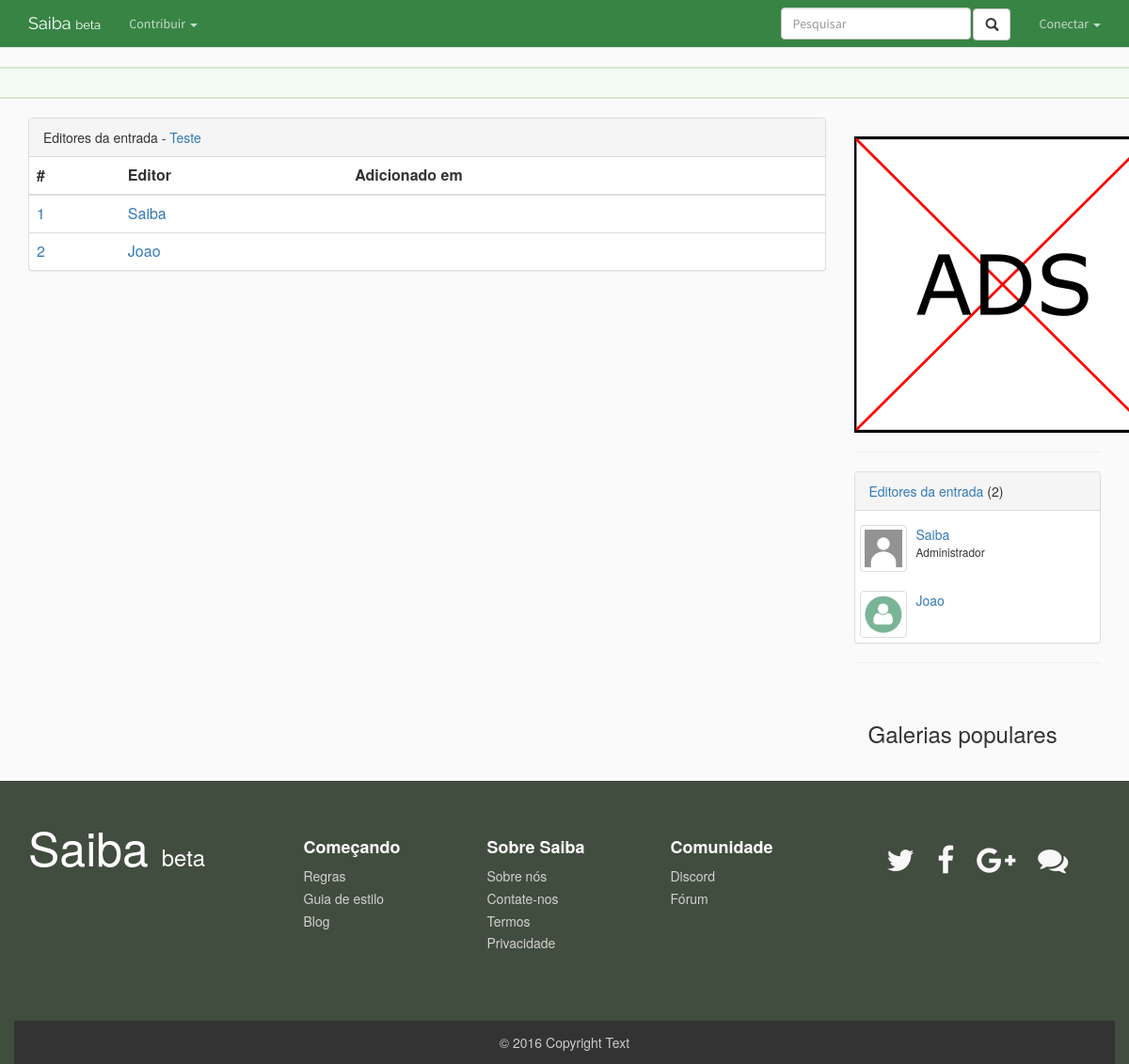
Screenshot of /entrada/teste/editoria with the database file from the repository.
### entry/models.py (models this page shows, shortened)
class Entry(models.Model):
    author                  = models.ForeignKey(User, default=1)
    title                   = models.CharField(max_length=250)
    slug                    = models.SlugField(max_length=250, default="", blank=True, unique=True)
    status                  = models.ForeignKey(Status, default=1)
    category                = models.ForeignKey(Category, default=1)
    type                    = models.CharField(max_length=100, blank=True)
    date_origin             = models.CharField(max_length=100, blank=True)
    origin                  = models.CharField(max_length=100)
    icon                    = models.ImageField(upload_to='icon/', blank=True)
    icon_url                = models.URLField(blank=True)
    hidden                  = models.BooleanField(default=False)
    images_locked           = models.BooleanField(default=False)
    videos_locked           = models.BooleanField(default=False)
    comments_locked         = models.BooleanField(default=False)
    tags                    = models.ManyToManyField('home.Tag', blank=True)
    trending_points         = models.IntegerField(default=0)
    editorship              = models.ManyToManyField('profile.Profile', blank=True)
    view                    = GenericRelation('feedback.View')
    class Meta:
        verbose_name_plural = "entries"

### profile/models.py (models this page shows, shortened)
class Profile(models.Model):
    user        = models.OneToOneField(User, blank=True, null=True, default=None, on_delete=models.CASCADE)
    title       = models.CharField(max_length = 500, blank=True)
    slug        = models.SlugField(max_length=250, default="", blank=True)
    avatar      = models.ImageField(blank=True, upload_to='avatars/', default='assets/avatar_default.svg')
    gender      = models.CharField(max_length = 500, blank=True)
    location    = models.CharField(max_length = 500, blank=True)
    about       = models.TextField(max_length = 1500, blank=True)
    groups      = models.ManyToManyField(UserGroup, blank=True)

### entry/views.py (the view)
# urls.py: url(r'^(?P<entry_slug>[\w-]+)/editoria$', views.editorship, name='editorship'),
def editorship(request, entry_slug):
    entry = get_object_or_404(Entry, slug=entry_slug)
    editor_list = entry.editorship.all()
    user_editor_list = list()
    for user_in_list in editor_list:
        user_editor_list.append(user_in_list.user)
    context = {'entry':entry, 'editor_list': editor_list, 'user_editor_list':user_editor_list}
    return render(request, 'entry/editorship.html', context)

### entry/templates/entry/editorship.html (shortened to what this page needs)
﻿{% extends 'home/base.html' %}
{% block body %}
    <div id="lista-editores" class="panel panel-default">
        <div class="panel-heading">Editores da entrada - <a href='{% url 'entry:detail' entry.slug %}'>{{ entry.title }}</a></div>
        <table class="table">
            <thead>
                <tr>
                    <th>#</th>
                    <th>Editor</th>
                    <th>Adicionado em</th>
                </tr>
            </thead>
            <tbody>
                {% for editor in editor_list %}
                        <tr>
                            <td><a href='#'>{{ forloop.counter }}</a></td>
                            <td><a href='{% url 'profile:detail' editor.user.profile.slug %}'>{{ editor.user.username }}</a></td>
                            <td><a href='#'>{{editor.date}}</a></td>
                        </tr>
                {% endfor %}
            </tbody>
        </table>
    </div>
{% endblock %}

### home/templates/home/sidebar.html (shortened to what this page needs)
﻿<section id="ads">
    <img src="/media/ad_test.png" class='media-object'/>
</section>
{% if entry.editorship.all %}
    <hr/>
    <section id="lista-editores" class="panel panel-default">
        <div class="panel-heading"><a href="{% url 'entry:editorship' entry.slug %}">Editores da entrada</a> ({{entry.editorship.all|length}})</div>
        {% for editor in entry.editorship.all %}
            <div class="media" style="padding-left:5px; padding-bottom: 5px;">
                <div class="media-left media-middle">
                    {% if editor.avatar %}
                        <img src="{{editor.avatar.url}}" class="media-object img-thumbnail" style="width:50px">
                    {% endif%}
                </div>
                <div class="media-body">
                    <a class='media-heading' href="{% url 'profile:detail' editor.slug %}">{{editor.user.username}}</a>
                    <p><small>{{editor.user.profile.title}}</small></p>
                </div>
            </div>
        {% endfor %}
    </section>
{% endif %}
<hr/>
<section id="imagens-populares" class="container media col-md-12">
    <h2>Galerias populares</h2>
</section>

### home/static/home/style.css (style rules this page uses)
h2 { font-size: 24px; line-height: 40px; }

### home/static/home/css/footer.css (style rules this page uses)
html { height: 100%; }

### rows the page displays
Entry: title "Teste", editorship.all|length "2"
Profile: user.username "Saiba", avatar (placeholder picture), user.profile "Administrador"
Profile: user.username "Joao", avatar (picture)
